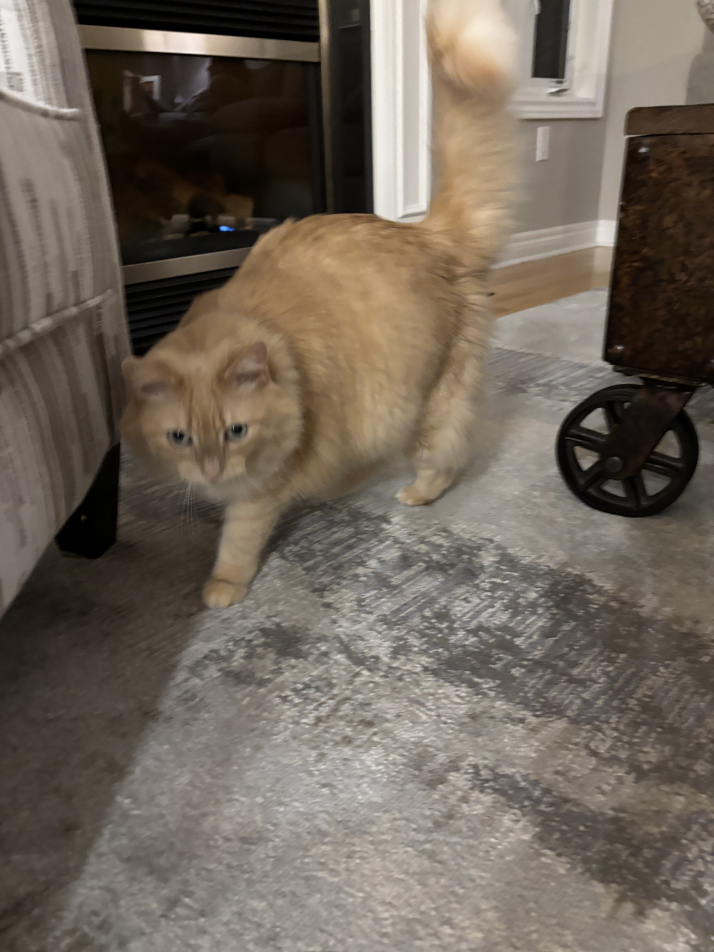
#> input picture pennyTest.jpg, 4284 x 5712 px (shown at 1/6 size)
$ python pennydetect.py
#> lines starting #> are read from the running program, lines starting #| are printed output that depends on the picture; after the words box and inside, x2 and y2 are one past the last pixel; in counts of white or black regions, pixels touching at a corner belong together
import cv2

catFaceCascade = cv2.CascadeClassifier('catfacesExtended.xml')

image = cv2.imread('pennyTest.jpg')
#> image is the input picture: shape (5712, 4284, 3); mean B, G, R 90.5, 101.7, 111.7
image = cv2.resize(image,(480,640))
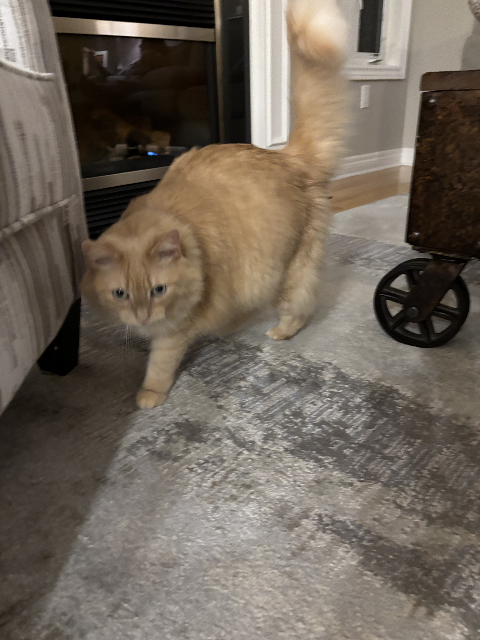
#> image: shape (640, 480, 3); mean B, G, R 90.4, 101.6, 111.6

faces = catFaceCascade.detectMultiScale(image)
#> faces = [[94, 257, 87, 87]]


if len(faces) == 0:
    print("No faces found")

else:
    print("Number of faces detected: " + str(faces.shape[0]))
#| Number of faces detected: 1

    for (x, y, w, h) in faces:
        cv2.rectangle(image, (x, y), (x + w, y + h), (0, 255, 0))
#> this loop made 1 pass
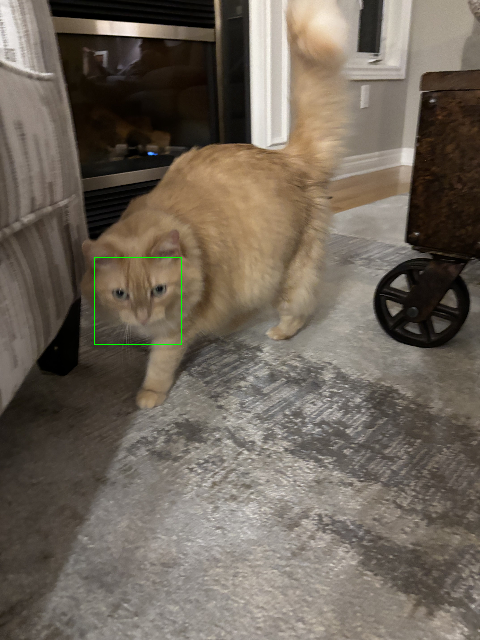
#> image: shape (640, 480, 3); 0.11% of pixels changed, all inside (x1, y1, x2, y2) = (94, 257, 182, 345)

    cv2.imshow('Image with faces', image)
    cv2.waitKey(0)
    cv2.destroyAllWindows()

$ run again, with PennyClose.jpg copied over pennyTest.jpg
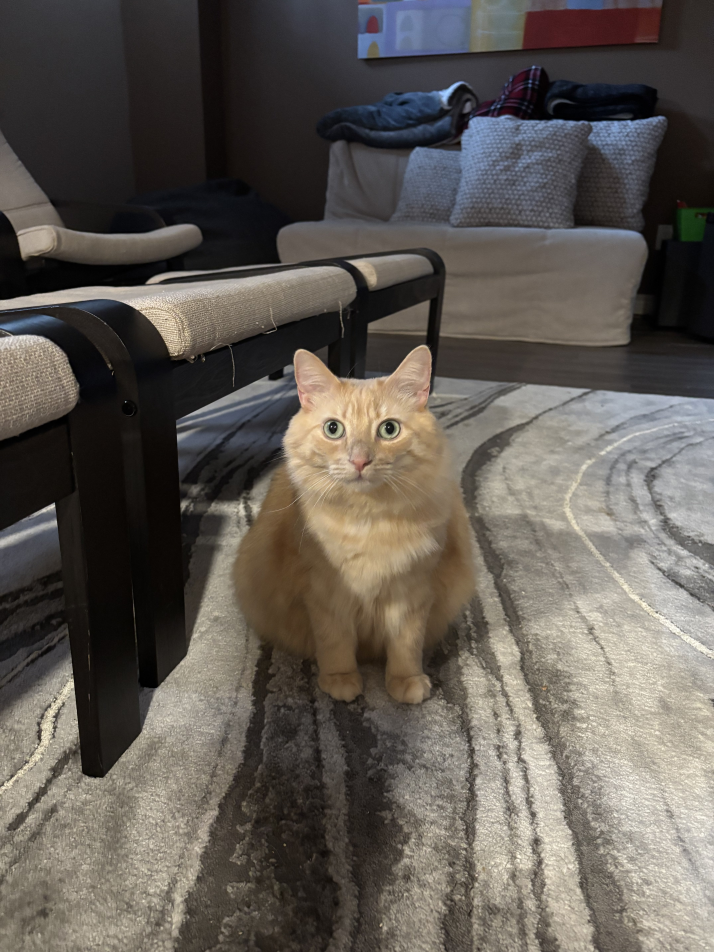
#> input picture PennyClose.jpg, 4284 x 5712 px (shown at 1/6 size)
#> image is the input picture: shape (5712, 4284, 3); mean B, G, R 83.8, 90.2, 96
#> `image = cv2.resize(image,(480,640))`:
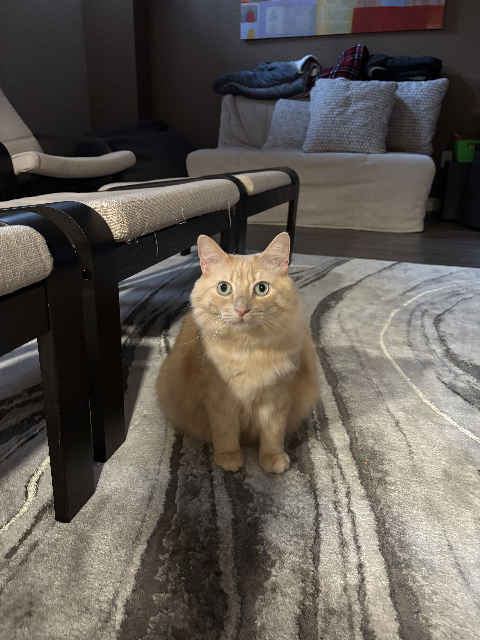
#> image: shape (640, 480, 3); mean B, G, R 83.7, 90.1, 95.9
#> faces = [[200, 252, 86, 86]]
#| Number of faces detected: 1
#> the loop `for (x, y, w, h) in faces:` made 1 pass
#> after the loop `for (x, y, w, h) in faces:`:
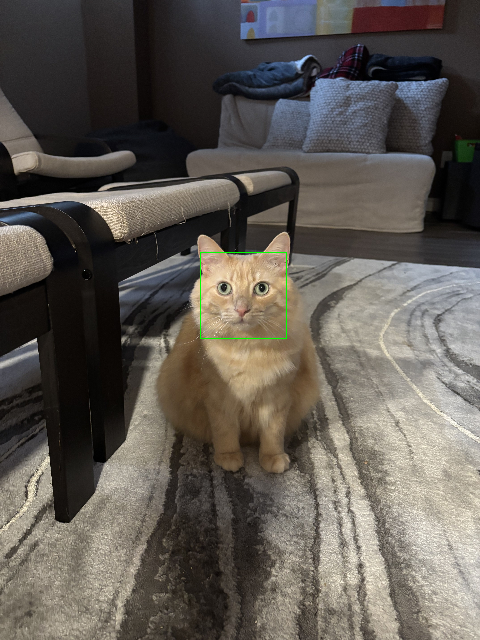
#> image: shape (640, 480, 3); 0.11% of pixels changed, all inside (x1, y1, x2, y2) = (200, 252, 287, 339)

$ run again, with Tiger.jpg copied over pennyTest.jpg
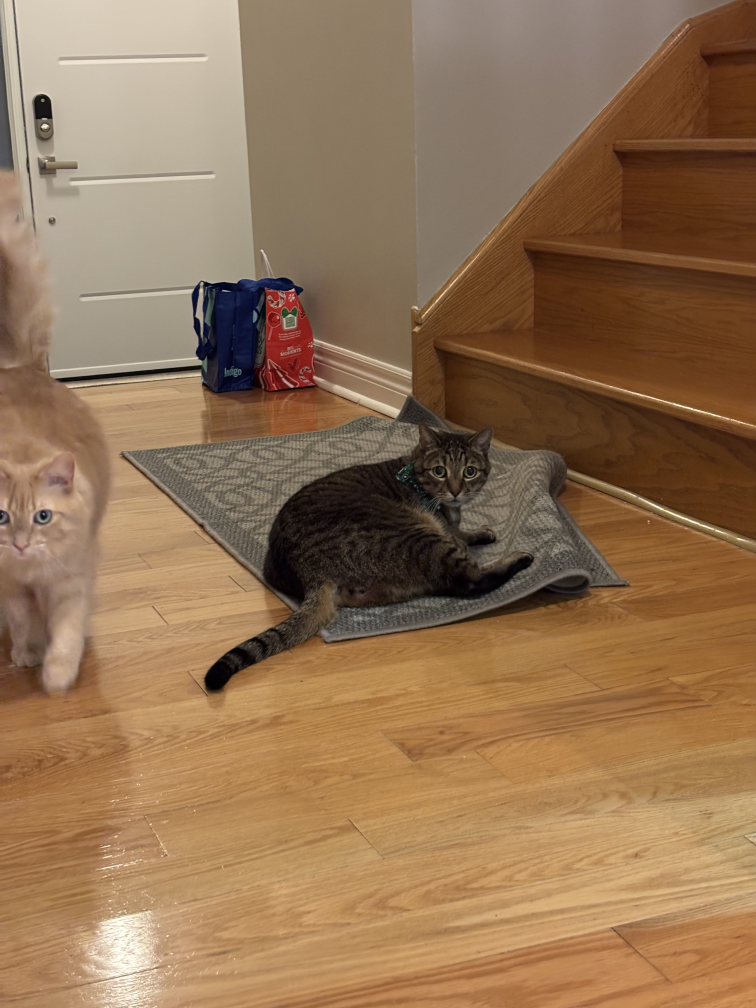
#> input picture Tiger.jpg, 3024 x 4032 px (shown at 1/4 size)
#> image is the input picture: shape (4032, 3024, 3); mean B, G, R 83.9, 115.1, 146.9
#> `image = cv2.resize(image,(480,640))`:
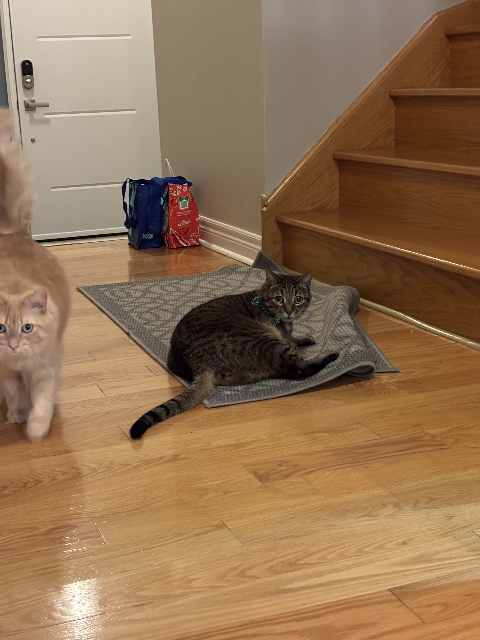
#> image: shape (640, 480, 3); mean B, G, R 83.8, 115, 146.8
#> faces = [[264, 280, 50, 50]]
#| Number of faces detected: 1
#> the loop `for (x, y, w, h) in faces:` made 1 pass
#> after the loop `for (x, y, w, h) in faces:`:
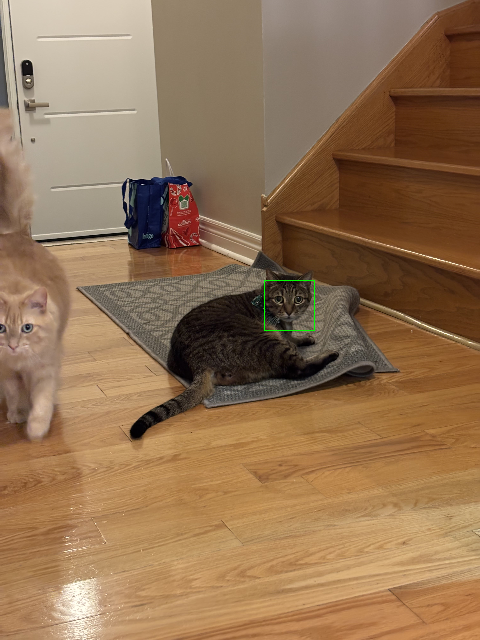
#> image: shape (640, 480, 3); 0.07% of pixels changed, all inside (x1, y1, x2, y2) = (264, 280, 315, 331)
